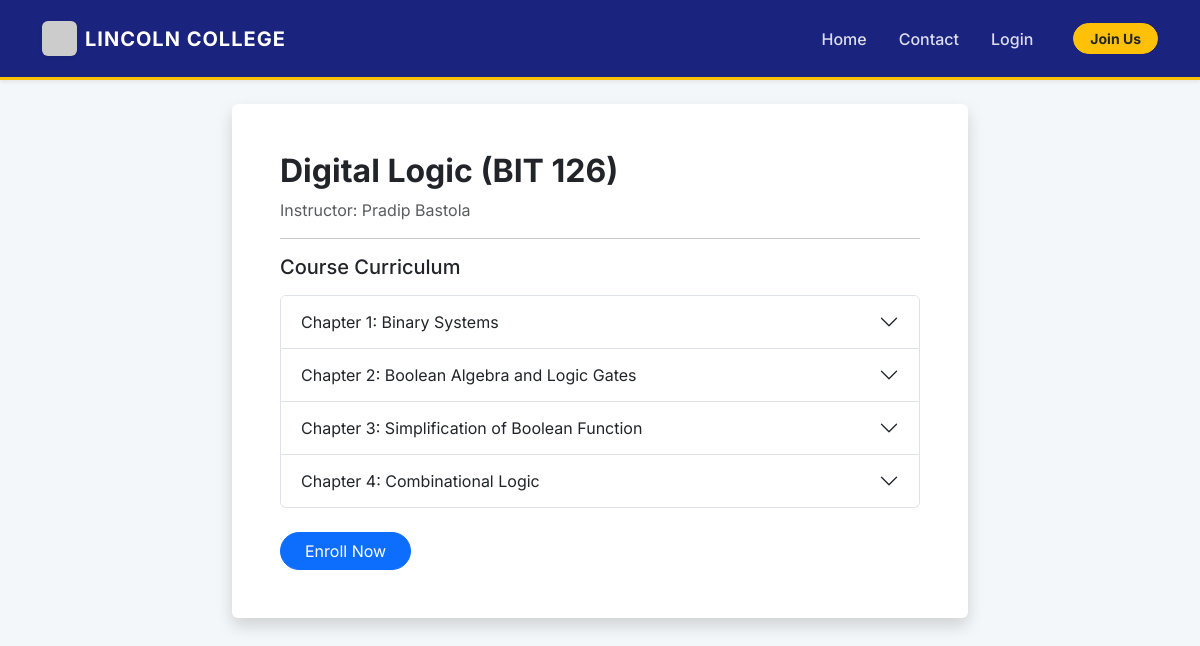
/course/3, run on the app's committed database.
### app.py (models this page shows)
class Course(db.Model):
    id = db.Column(db.Integer, primary_key=True)
    title = db.Column(db.String(100), nullable=False)
    code = db.Column(db.String(20), unique=True, nullable=False)
    instructor = db.Column(db.String(100))
    year = db.Column(db.Integer, default=1) # Supports years 1-4
    description = db.Column(db.Text)
    modules = db.relationship('Module', backref='course', lazy=True, cascade="all, delete-orphan")

class Module(db.Model):
    id = db.Column(db.Integer, primary_key=True)
    course_id = db.Column(db.Integer, db.ForeignKey('course.id'), nullable=False)
    title = db.Column(db.String(100), nullable=False)

### app.py (the view)
@app.route('/course/<int:course_id>')
def course_view(course_id):
    course = Course.query.get_or_404(course_id)
    return render_template('course_view.html', course=course)

### templates/course_view.html (shortened to what this page needs)
{% extends "base.html" %}
{% block content %}
<div class="row justify-content-center">
    <div class="col-md-8">
        <div class="bg-white p-5 shadow rounded">
            <h2 class="fw-bold">{{ course.title }} ({{ course.code }})</h2>
            <p class="text-muted">Instructor: {{ course.instructor }}</p>
            <hr>
            <h5 class="mb-3">Course Curriculum</h5>
            <div class="accordion" id="acc">
                {% for m in course.modules %}
                <div class="accordion-item">
                    <h2 class="accordion-header">
                        <button class="accordion-button collapsed" data-bs-toggle="collapse" data-bs-target="#m{{m.id}}">
                            Chapter {{ loop.index }}: {{ m.title }}
                        </button>
                    </h2>
                </div>
                {% else %}
                <p class="text-muted">No chapters added yet.</p>
                {% endfor %}
            </div>
            <a href="/enroll/{{course.id}}" class="btn btn-primary mt-4 px-4 rounded-pill">Enroll Now</a>
        </div>
    </div>
</div>
{% endblock %}

### static/css/style.css (style rules this page uses)
:root { --lincoln-blue: #1a237e; --lincoln-gold: #ffc107; --bg-light: #f4f7f9; }
body { background-color: var(--bg-light); font-family: 'Inter', sans-serif; }

### data on the page
Course: title "Digital Logic", code "BIT 126", instructor "Pradip Bastola"
Module: title "Binary Systems"
Module: title "Boolean Algebra and Logic Gates"
Module: title "Simplification of Boolean Function"
Module: title "Combinational Logic"
